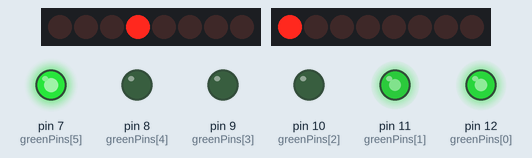
This sketch was run on a simulated Arduino Uno, built with avr-gcc and run on an emulated ATmega328P. Parts: 2 × 8 shift-register outputs drawn as a row of LEDs (first output left, lit = HIGH), output pins drawn as LEDs (lit = HIGH). Wiring (inferred from the names in the program): 2 × shift register (74HC595): data pin 2, shift clock pin 3, latch pin 4 / data pin 6, shift clock pin 5. Wiring (inferred from the signals the program sends): 2 × row of LEDs: on Q0, Q1, Q2, Q3, Q4, Q5, Q6, Q7 / on Q0, Q1, Q2, Q3, Q4, Q5, Q6, Q7. Pins used as bus, display or sensor lines are not drawn.

Above: at 0.15 s.
At 1.98 s:
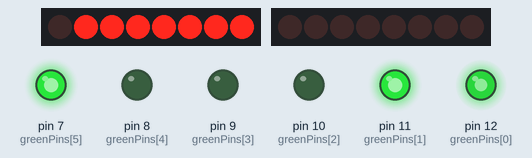
At 4.37 s:
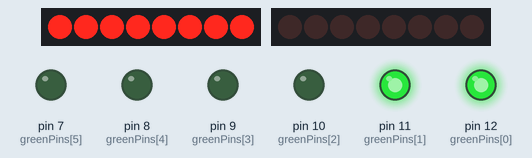
At 8.31 s:
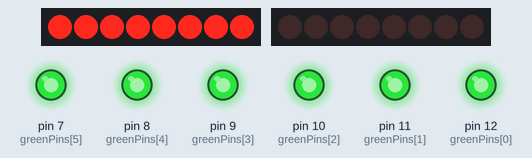
At 12.9 s:
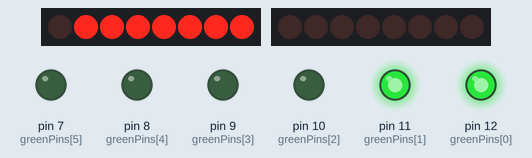
At 19.8 s:
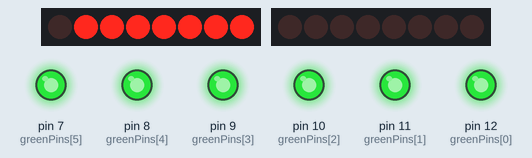
Timing chart, 0 to 22.4 s (numbered marks = the images above):
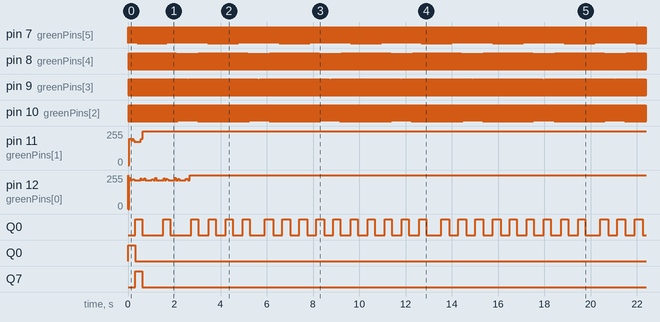

Measured:
- by itself, pin 7 (greenPins[5]): alternates HIGH for 0.03 s and LOW for 0.01 s
- by itself, pin 8 (greenPins[4]): alternates HIGH for 0.02 s and LOW for 0.03 s
- by itself, pin 9 (greenPins[3]): alternates HIGH for 0.02 s and LOW for 0.02 s
- by itself, pin 10 (greenPins[2]): alternates HIGH for 0.03 s and LOW for 0.02 s
- by itself, pin 11 (greenPins[1]): 0/255 → 197/255 at 0.06 s, → 175/255 0.08 s later, → 255/255 0.40 s later
- by itself, Q0: LOW → HIGH at 0.30 s, → LOW 0.30 s later, → HIGH 0.91 s later, → LOW 0.30 s later, … (56 changes in this stretch)
- by itself, Q0: LOW → HIGH at 0.00 s, → LOW 0.30 s later
- by itself, Q7: LOW → HIGH at 0.30 s, → LOW 0.30 s later

The sketch:

POV_Star.ino
```cpp
//Pin Definitions
//Pin Definitions
//The 74HC595 uses a serial communication
//link which has three pins
int data = 2;
int clock = 3;
int latch = 4;

int greenPins[] = {12, 11, 10, 9, 8, 7, 6, 5};

//Used for single LED manipulation
int ledState = 0;
const int ON = HIGH;
const int OFF = LOW;


/*
 * setup() - this function runs once when you turn your Arduino on
 * We set the three control pins to outputs
 */
void setup()
{
  pinMode(data, OUTPUT);
  pinMode(clock, OUTPUT);
  pinMode(latch, OUTPUT);
  for(int gPin = 0; gPin < 8; gPin++)
  {
    pinMode(greenPins[gPin], OUTPUT);
  }
}

void loop() {
  int delayTime = 3;
  int foregroundArray[] = {8, 24, 248, 126, 63, 126, 248, 24, 8};
  int backgroundArray[] = {247, 231, 7, 129, 192, 129, 7, 231, 247};

  for (int i = 0; i < 9; i++)
  {
    updateLEDs(foregroundArray[i]);
    updateLEDPins(backgroundArray[i]);
    delay(delayTime);
  }

  updateLEDs(0);
  updateLEDPins(255);
  delay(5*delayTime);

}


/*
 * loop() - this function will start after setup finishes and then repeat
 * we set which LEDs we want on then call a routine which sends the states to the 74HC595
 */
void loop2()                     // run over and over again
{
  int delayTime = 100; //the number of milliseconds to delay between LED updates
  for(int i = 0; i < 256; i++){
   updateLEDs(i);
   updateLEDPins(i);
   delay(delayTime);
  }
}


/*
 * updateLEDs() - sends the LED states set in ledStates to the 74HC595
 * sequence
 */
void updateLEDs(int value){
  digitalWrite(latch, LOW);     //Pulls the chips latch low
  shiftOut(data, clock, MSBFIRST, value); //Shifts out the 8 bits to the shift register
  digitalWrite(latch, HIGH);   //Pulls the latch high displaying the data
}

void updateLEDPins(int value){
  for(int i = 0; i < 8; i++){  //Will repeat 8 times (once for each bit)
  int bit = value & B10000000; //We use a "bitmask" to select only the eighth
                               //bit in our number (the one we are addressing this time through
  value = value << 1;          //we move our number up one bit value so next time bit 7 will be
                               //bit 8 and we will do our math on it
  if(bit == 128){digitalWrite(greenPins[i], HIGH);} //if bit 8 is set then set our data pin high
  else{digitalWrite(greenPins[i], LOW);}            //if bit 8 is unset then set the data pin low
  }
}

/*
 * updateLEDsLong() - sends the LED states set in ledStates to the 74HC595
 * sequence. Same as updateLEDs except the shifting out is done in software
 * so you can see what is happening.
 */
void updateLEDsLong(int value){
  digitalWrite(latch, LOW);    //Pulls the chips latch low
  for(int i = 0; i < 8; i++){  //Will repeat 8 times (once for each bit)
  int bit = value & B10000000; //We use a "bitmask" to select only the eighth
                               //bit in our number (the one we are addressing this time through
  value = value << 1;          //we move our number up one bit value so next time bit 7 will be
                               //bit 8 and we will do our math on it
  if(bit == 128){digitalWrite(data, HIGH);} //if bit 8 is set then set our data pin high
  else{digitalWrite(data, LOW);}            //if bit 8 is unset then set the data pin low
  digitalWrite(clock, HIGH);                //the next three lines pulse the clock pin
  delay(1);
  digitalWrite(clock, LOW);
  }
  digitalWrite(latch, HIGH);  //pulls the latch high shifting our data into being displayed
}


//These are used in the bitwise math that we use to change individual LEDs
//For more details http://en.wikipedia.org/wiki/Bitwise_operation
int bits[] = {B00000001, B00000010, B00000100, B00001000, B00010000, B00100000, B01000000, B10000000};
int masks[] = {B11111110, B11111101, B11111011, B11110111, B11101111, B11011111, B10111111, B01111111};
/*
 * changeLED(int led, int state) - changes an individual LED
 * LEDs are 0 to 7 and state is either 0 - OFF or 1 - ON
 */
 void changeLED(int led, int state){
   ledState = ledState & masks[led];  //clears ledState of the bit we are addressing
   if(state == ON){ledState = ledState | bits[led];} //if the bit is on we will add it to ledState
   updateLEDs(ledState);              //send the new LED state to the shift register
 }
```
